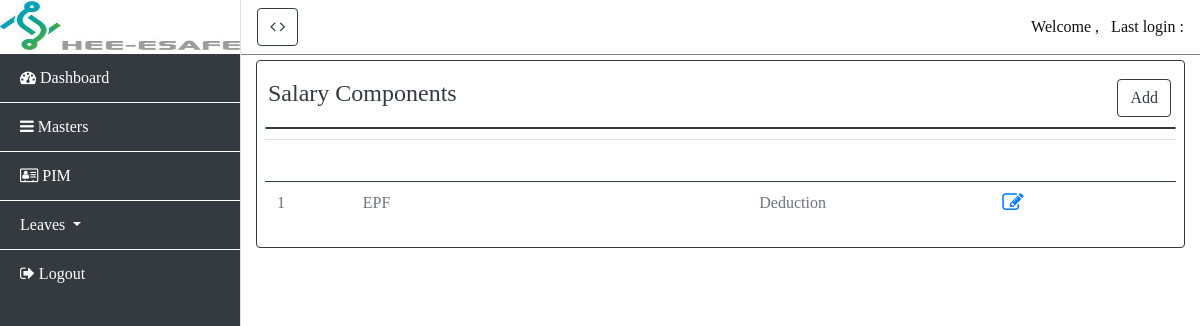
The app's page /masters/component/, older data.
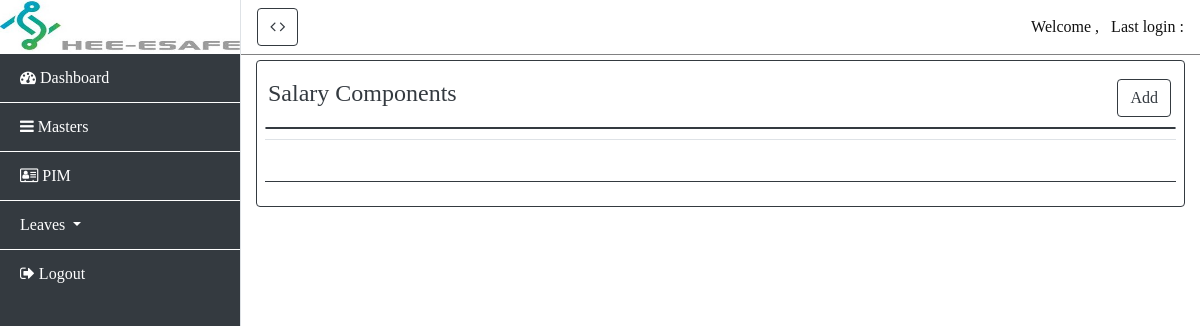
The same page, newer data.
### masters/models.py (models this page shows, shortened)
class Salarycomponent(models.Model):
    componentname = models.CharField(max_length=50)
    types = models.CharField(max_length=50)

### masters/views.py (the view)
# urls.py: path('component/', views.component, name = 'component'),
def component(request):
    if request.method == 'POST':
        component = Salarycomponent(componentname=request.POST['componentname'],types=request.POST['types'])
        component.save()
        return redirect('component')
    else:
        components = Salarycomponent.objects.all().order_by('componentname','types')
    return render(request,'salarycomponents.html',{'title':'component List','components':components})

### masters/templates/salarycomponents.html (shortened to what this page needs)
{% extends 'login/dashboard.html' %}
{% block content %}
    <div class="container-fluid text-right" style="margin:10px;">
        <h4 style="float: left;margin-left: -22px;">Salary Components</h4>
        <button type="button" class="btn btn-primary" data-toggle="modal" data-target="#addcomponent">
            Add
        </button>
    </div>
    <div class="card" style="margin: 10px 0px 10px 0px;"></div>
        <table id="example" class="table table-striped" style="width:100%">
            <thead>
                <tr>
                    <th>#</th>
                    <th>Component Name</th>
                    <th>Type</th>
                    <th>Action</th>
                </tr>
            </thead>
            <tbody>
                {% for component in components %}
                <tr>
                    <td>{{ forloop.counter }}</td>
                    <td>{{ component.componentname }}</td>
                    <td>{{ component.types }}</td>
                    <td  data-toggle="tooltip" title="Click to edit">
                        <a href="#" data-toggle="modal" data-target="#editcomponent{{ component.id }}"><i
                                class="fa fa-pencil-square-o fa-lg" aria-hidden="true"></i></a>
                    </td>
                </tr>
                {% endfor %}
            </tbody>
        </table>
    </div>
{% endblock %}

Row changes from the older to the newer data that the page shows:
removed Salarycomponent: componentname "EPF", types "Deduction"
